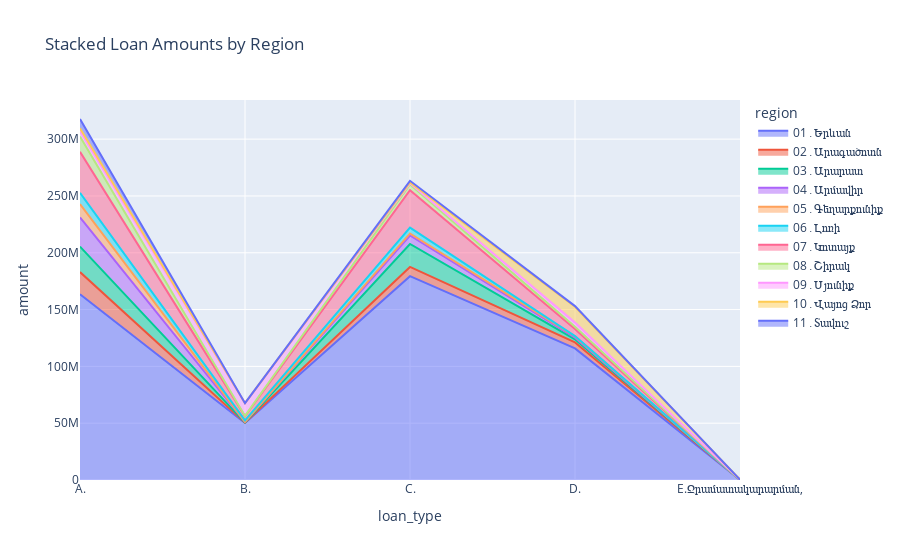

The cell this chart's notebook holds for it:
### Code cell
# Stacked area plot to see the contribution of each region to loan amounts
fig = px.area(df_long, x='loan_type', y='amount', color='region',
              title='Stacked Loan Amounts by Region')
fig.show()

### Figure 1 — Plotly figure (JSON) as saved in the notebook; plotly's stock layout.template omitted (floating-point values rounded to 4 significant figures)
{"data": [{"fillpattern": {"shape": ""}, "hovertemplate": "region=01․Երևան <br>loan_type=%{x}<br>amount=%{y}<extra></extra>", "legendgroup": "01․Երևան ", "line": {"color": "#636efa"}, "marker": {"symbol": "circle"}, "mode": "lines", "name": "01․Երևան ", "orientation": "v", "showlegend": true, "stackgroup": "1", "type": "scatter", "x": ["A.", "B.", "C.", "D.", "E.Ջրամատակարարման,"], "xaxis": "x", "y": [163500000.0, 50230000.0, 179400000.0, 115800000.0, 172900.0], "yaxis": "y"}, {"fillpattern": {"shape": ""}, "hovertemplate": "region=02․Արագածոտն<br>loan_type=%{x}<br>amount=%{y}<extra></extra>", "legendgroup": "02․Արագածոտն", "line": {"color": "#EF553B"}, "marker": {"symbol": "circle"}, "mode": "lines", "name": "02․Արագածոտն", "orientation": "v", "showlegend": true, "stackgroup": "1", "type": "scatter", "x": ["A.", "B.", "C.", "D.", "E.Ջրամատակարարման,"], "xaxis": "x", "y": [19480000.0, 172000.0, 8085000.0, 5309000.0, null], "yaxis": "y"}, {"fillpattern": {"shape": ""}, "hovertemplate": "region=03․Արարատ<br>loan_type=%{x}<br>amount=%{y}<extra></extra>", "legendgroup": "03․Արարատ", "line": {"color": "#00cc96"}, "marker": {"symbol": "circle"}, "mode": "lines", "name": "03․Արարատ", "orientation": "v", "showlegend": true, "stackgroup": "1", "type": "scatter", "x": ["A.", "B.", "C.", "D.", "E.Ջրամատակարարման,"], "xaxis": "x", "y": [22460000.0, 74200.0, 20250000.0, 2645000.0, 17430.0], "yaxis": "y"}, {"fillpattern": {"shape": ""}, "hovertemplate": "region=04․Արմավիր<br>loan_type=%{x}<br>amount=%{y}<extra></extra>", "legendgroup": "04․Արմավիր", "line": {"color": "#ab63fa"}, "marker": {"symbol": "circle"}, "mode": "lines", "name": "04․Արմավիր", "orientation": "v", "showlegend": true, "stackgroup": "1", "type": "scatter", "x": ["A.", "B.", "C.", "D.", "E.Ջրամատակարարման,"], "xaxis": "x", "y": [25700000.0, 556600.0, 7433000.0, 1453000.0, null], "yaxis": "y"}, {"fillpattern": {"shape": ""}, "hovertemplate": "region=05․Գեղարքունիք<br>loan_type=%{x}<br>amount=%{y}<extra></extra>", "legendgroup": "05․Գեղարքունիք", "line": {"color": "#FFA15A"}, "marker": {"symbol": "circle"}, "mode": "lines", "name": "05․Գեղարքունիք", "orientation": "v", "showlegend": true, "stackgroup": "1", "type": "scatter", "x": ["A.", "B.", "C.", "D.", "E.Ջրամատակարարման,"], "xaxis": "x", "y": [11690000.0, 58860.0, 1803000.0, 1135000.0, 6902.0], "yaxis": "y"}, {"fillpattern": {"shape": ""}, "hovertemplate": "region=06․Լոռի<br>loan_type=%{x}<br>amount=%{y}<extra></extra>", "legendgroup": "06․Լոռի", "line": {"color": "#19d3f3"}, "marker": {"symbol": "circle"}, "mode": "lines", "name": "06․Լոռի", "orientation": "v", "showlegend": true, "stackgroup": "1", "type": "scatter", "x": ["A.", "B.", "C.", "D.", "E.Ջրամատակարարման,"], "xaxis": "x", "y": [9881000.0, 1348000.0, 5130000.0, 330100.0, null], "yaxis": "y"}, {"fillpattern": {"shape": ""}, "hovertemplate": "region=07․Կոտայք<br>loan_type=%{x}<br>amount=%{y}<extra></extra>", "legendgroup": "07․Կոտայք", "line": {"color": "#FF6692"}, "marker": {"symbol": "circle"}, "mode": "lines", "name": "07․Կոտայք", "orientation": "v", "showlegend": true, "stackgroup": "1", "type": "scatter", "x": ["A.", "B.", "C.", "D.", "E.Ջրամատակարարման,"], "xaxis": "x", "y": [36180000.0, 3774000.0, 32890000.0, 6297000.0, 57830.0], "yaxis": "y"}, {"fillpattern": {"shape": ""}, "hovertemplate": "region=08․Շիրակ<br>loan_type=%{x}<br>amount=%{y}<extra></extra>", "legendgroup": "08․Շիրակ", "line": {"color": "#B6E880"}, "marker": {"symbol": "circle"}, "mode": "lines", "name": "08․Շիրակ", "orientation": "v", "showlegend": true, "stackgroup": "1", "type": "scatter", "x": ["A.", "B.", "C.", "D.", "E.Ջրամատակարարման,"], "xaxis": "x", "y": [13500000.0, 168800.0, 5051000.0, 1843000.0, 6049.0], "yaxis": "y"}, {"fillpattern": {"shape": ""}, "hovertemplate": "region=09․Սյունիք<br>loan_type=%{x}<br>amount=%{y}<extra></extra>", "legendgroup": "09․Սյունիք", "line": {"color": "#FF97FF"}, "marker": {"symbol": "circle"}, "mode": "lines", "name": "09․Սյունիք", "orientation": "v", "showlegend": true, "stackgroup": "1", "type": "scatter", "x": ["A.", "B.", "C.", "D.", "E.Ջրամատակարարման,"], "xaxis": "x", "y": [4641000.0, 11270000.0, 1091000.0, 3810000.0, 3750], "yaxis": "y"}, {"fillpattern": {"shape": ""}, "hovertemplate": "region=10․Վայոց Ձոր<br>loan_type=%{x}<br>amount=%{y}<extra></extra>", "legendgroup": "10․Վայոց Ձոր", "line": {"color": "#FECB52"}, "marker": {"symbol": "circle"}, "mode": "lines", "name": "10․Վայոց Ձոր", "orientation": "v", "showlegend": true, "stackgroup": "1", "type": "scatter", "x": ["A.", "B.", "C.", "D.", "E.Ջրամատակարարման,"], "xaxis": "x", "y": [2530000.0, 926.9, 743000.0, 13810000.0, null], "yaxis": "y"}, {"fillpattern": {"shape": ""}, "hovertemplate": "region=11․Տավուշ<br>loan_type=%{x}<br>amount=%{y}<extra></extra>", "legendgroup": "11․Տավուշ", "line": {"color": "#636efa"}, "marker": {"symbol": "circle"}, "mode": "lines", "name": "11․Տավուշ", "orientation": "v", "showlegend": true, "stackgroup": "1", "type": "scatter", "x": ["A.", "B.", "C.", "D.", "E.Ջրամատակարարման,"], "xaxis": "x", "y": [8158000.0, 8136.0, 1427000.0, 577400.0, null], "yaxis": "y"}], "layout": {"legend": {"title": {"text": "region"}, "tracegroupgap": 0}, "title": {"text": "Stacked Loan Amounts by Region"}, "xaxis": {"anchor": "y", "domain": [0, 1], "title": {"text": "loan_type"}}, "yaxis": {"anchor": "x", "domain": [0, 1], "title": {"text": "amount"}}}}
